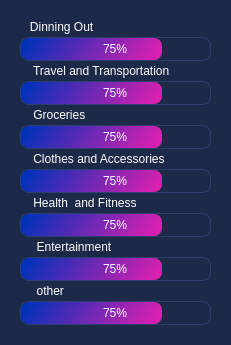
                <widget class="QFrame" name="Monthly_frame">
                 <property name="sizePolicy">
                  <sizepolicy hsizetype="Expanding" vsizetype="Expanding">
                   <horstretch>0</horstretch>
                   <verstretch>0</verstretch>
                  </sizepolicy>
                 </property>
                 <property name="minimumSize">
                  <size>
                   <width>231</width>
                   <height>305</height>
                  </size>
                 </property>
                 <property name="maximumSize">
                  <size>
                   <width>4420</width>
                   <height>120000</height>
                  </size>
                 </property>
                 <property name="styleSheet">
                  <string notr="true">*{background-color: rgb(28, 41, 72);
border-radius: 40px;
pading-left: 20px;}
QComboBox::down-arrow {
    image:url(:/icon/icons/chevron-down.svg);
	width: 0;
}
QLineEdit{
border-bottom-color: rgb(255, 255, 255);
}
QProgressBar{
border:1px solid;
border-radius: 8px;
	border-color: rgb(45, 63, 109);
color: rgb(255, 255, 255);
}
QProgressBar::chunk {
            background-color:qlineargradient(spread:pad, x1:0.016, y1:0.351955, x2:1, y2:0.455, stop:0 rgba(0, 49, 185, 255), stop:1 rgba(218, 32, 175, 255));
padding-left: 3px;
border-radius:8px;
}


</string>
                 </property>
                 <property name="frameShape">
                  <enum>QFrame::NoFrame</enum>
                 </property>
                 <property name="frameShadow">
                  <enum>QFrame::Plain</enum>
                 </property>
                 <property name="lineWidth">
                  <number>0</number>
                 </property>
                 <layout class="QVBoxLayout" name="verticalLayout_22">
                  <property name="spacing">
                   <number>3</number>
                  </property>
                  <property name="leftMargin">
                   <number>20</number>
                  </property>
                  <property name="topMargin">
                   <number>20</number>
                  </property>
                  <property name="rightMargin">
                   <number>20</number>
                  </property>
                  <property name="bottomMargin">
                   <number>20</number>
                  </property>
                  <item>
                   <widget class="QLabel" name="label_23">
                    <property name="styleSheet">
                     <string notr="true">color: rgb(255, 255, 255);
font: 8pt &quot;Century Gothic&quot;;</string>
                    </property>
                    <property name="text">
                     <string>   Dinning Out</string>
                    </property>
                   </widget>
                  </item>
                  <item>
                   <widget class="QProgressBar" name="food_bar">
                    <property name="styleSheet">
                     <string notr="true"/>
                    </property>
                    <property name="value">
                     <number>75</number>
                    </property>
                    <property name="alignment">
                     <set>Qt::AlignCenter</set>
                    </property>
                   </widget>
                  </item>
                  <item>
                   <widget class="QLabel" name="label_20">
                    <property name="styleSheet">
                     <string notr="true">color: rgb(255, 255, 255);
font: 8pt &quot;Century Gothic&quot;;</string>
                    </property>
                    <property name="text">
                     <string>    Travel and Transportation</string>
                    </property>
                   </widget>
                  </item>
                  <item>
                   <widget class="QProgressBar" name="travel">
                    <property name="styleSheet">
                     <string notr="true"/>
                    </property>
                    <property name="value">
                     <number>75</number>
                    </property>
                    <property name="alignment">
                     <set>Qt::AlignCenter</set>
                    </property>
                   </widget>
                  </item>
                  <item>
                   <widget class="QLabel" name="label_22">
                    <property name="styleSheet">
                     <string notr="true">color: rgb(255, 255, 255);
font: 8pt &quot;Century Gothic&quot;;</string>
                    </property>
                    <property name="text">
                     <string>    Groceries</string>
                    </property>
                   </widget>
                  </item>
                  <item>
                   <widget class="QProgressBar" name="groceries_bar">
                    <property name="styleSheet">
                     <string notr="true"/>
                    </property>
                    <property name="value">
                     <number>75</number>
                    </property>
                    <property name="alignment">
                     <set>Qt::AlignCenter</set>
                    </property>
                   </widget>
                  </item>
                  <item>
                   <widget class="QLabel" name="label_24">
                    <property name="styleSheet">
                     <string notr="true">color: rgb(255, 255, 255);
font: 8pt &quot;Century Gothic&quot;;</string>
                    </property>
                    <property name="text">
                     <string>    Clothes and Accessories</string>
                    </property>
                   </widget>
                  </item>
                  <item>
                   <widget class="QProgressBar" name="clothes">
                    <property name="styleSheet">
                     <string notr="true"/>
                    </property>
                    <property name="value">
                     <number>75</number>
                    </property>
                    <property name="alignment">
                     <set>Qt::AlignCenter</set>
                    </property>
                   </widget>
                  </item>
                  <item>
                   <widget class="QLabel" name="label_49">
                    <property name="styleSheet">
                     <string notr="true">color: rgb(255, 255, 255);
font: 8pt &quot;Century Gothic&quot;;</string>
                    </property>
                    <property name="text">
                     <string>    Health  and Fitness</string>
                    </property>
                   </widget>
                  </item>
                  <item>
                   <widget class="QProgressBar" name="health_bar">
                    <property name="styleSheet">
                     <string notr="true"/>
                    </property>
                    <property name="value">
                     <number>75</number>
                    </property>
                    <property name="alignment">
                     <set>Qt::AlignCenter</set>
                    </property>
                   </widget>
                  </item>
                  <item>
                   <widget class="QLabel" name="label_50">
                    <property name="styleSheet">
                     <string notr="true">color: rgb(255, 255, 255);
font: 8pt &quot;Century Gothic&quot;;</string>
                    </property>
                    <property name="text">
                     <string>     Entertainment</string>
                    </property>
                   </widget>
                  </item>
                  <item>
                   <widget class="QProgressBar" name="other_4">
                    <property name="styleSheet">
                     <string notr="true"/>
                    </property>
                    <property name="value">
                     <number>75</number>
                    </property>
                    <property name="alignment">
                     <set>Qt::AlignCenter</set>
                    </property>
                   </widget>
                  </item>
                  <item>
                   <widget class="QLabel" name="label_21">
                    <property name="styleSheet">
                     <string notr="true">color: rgb(255, 255, 255);
font: 8pt &quot;Century Gothic&quot;;</string>
                    </property>
                    <property name="text">
                     <string>     other</string>
                    </property>
                   </widget>
                  </item>
                  <item>
                   <widget class="QProgressBar" name="other">
                    <property name="styleSheet">
                     <string notr="true"/>
                    </property>
                    <property name="value">
                     <number>75</number>
                    </property>
                    <property name="alignment">
                     <set>Qt::AlignCenter</set>
                    </property>
                   </widget>
                  </item>
                 </layout>
                </widget>
